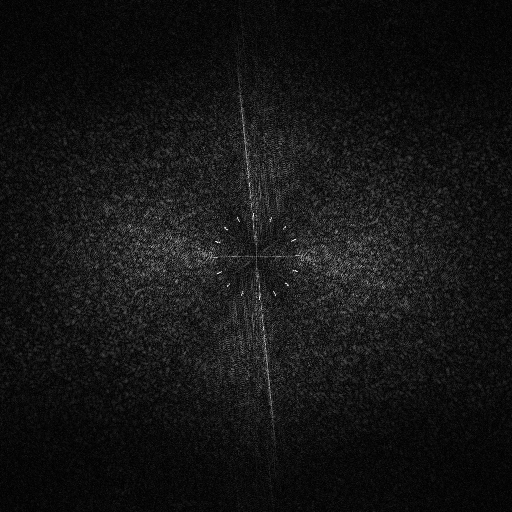
#> input picture fftimg.png, 512 x 512 px, given as the content of the folder /mnt/lpl/fftmask/bcgd_train, which was not available
$ python embed_test_bcgd_full_v11.py
#> lines starting #> are read from the running program, lines starting #| are printed output that depends on the picture; after the words box and inside, x2 and y2 are one past the last pixel; in counts of white or black regions, pixels touching at a corner belong together; pictures that were not available may be replaced by others from this repository, and a replacement may not be noted
### encode_v11.py
"""
v11 水印编码器
在两个水印环之间加一个旋转矫正环(r=18)，用于检测图像旋转角度

环结构:
- Ring 1: r=12, 15 bits 水印
- Ring 2: r=18, 旋转矫正环 (固定正弦波模式)
- Ring 3: r=25, 45 bits 水印
"""
import numpy as np
from numpy.fft import ifftshift, ifft2, fftshift, fft2
import cv2


class WatermarkV11:
    def __init__(self, L1=512, k1=30000, r_watermark=[12, 25], bitsf=[15, 45],
                 r_rotation=18, rotation_cycles=8, r_range=1, n_sectors=60):
        """
        Args:
            L1: 模板大小
            k1: 频域幅值强度
            r_watermark: 水印环半径列表 [r1, r2]
            bitsf: 每个水印环对应的位数 [bits1, bits2]
            r_rotation: 旋转矫正环半径
            rotation_cycles: 旋转矫正环的正弦波周期数
            r_range: 环宽度
            n_sectors: 水印总位数
        """
        self.L1 = L1
        self.k1 = k1
        self.r_watermark = r_watermark
        self.bitsf = bitsf
        self.r_rotation = r_rotation
        self.rotation_cycles = rotation_cycles
        self.r_range = r_range
        self.n_sectors = n_sectors

        # 验证
        total_bits = sum(bitsf)
        if total_bits != n_sectors:
            raise ValueError(f"sum(bitsf)={total_bits} != n_sectors={n_sectors}")

    def generate_rotation_pattern(self):
        """
        生成旋转检测环: 方波模式 (黑白交替各90°, 共轭对称)

        模式:
        - 0°-90°:   亮 (k1)
        - 90°-180°: 暗 (0)
        - 180°-270°: 亮 (k1)  ← 共轭对称
        - 270°-360°: 暗 (0)   ← 共轭对称

        共轭对称保证 FFT 幅度谱在 θ 和 θ+180° 处相同。
        """
        pattern = np.zeros((self.L1, self.L1), dtype=np.float32)
        cx, cy = self.L1 // 2, self.L1 // 2

        for r in range(self.r_rotation, self.r_rotation + self.r_range + 1):
            N = max(2, int(r * 20))
            theta_arr = np.linspace(0, 2 * np.pi, N, endpoint=False)

            # 方波: 0-90°亮, 90-180°暗, 180-270°亮, 270-360°暗
            values = np.zeros(N, dtype=np.float32)
            for i, theta in enumerate(theta_arr):
                theta_deg = np.degrees(theta) % 360
                if theta_deg < 90 or (180 <= theta_deg < 270):
                    values[i] = self.k1  # 亮
                else:
                    values[i] = 0  # 暗

            # 坐标
            x_arr = cx + np.round(r * np.cos(theta_arr)).astype(np.int32)
            y_arr = cy + np.round(r * np.sin(theta_arr)).astype(np.int32)

            # 边界过滤
            mask = (x_arr >= 0) & (x_arr < self.L1) & (y_arr >= 0) & (y_arr < self.L1)
            x_arr = x_arr[mask]
            y_arr = y_arr[mask]
            values = values[mask]

            # 赋值
            pattern[y_arr, x_arr] = values

            # 共轭对称
            x_sym = (-x_arr) % self.L1
            y_sym = (-y_arr) % self.L1
            pattern[y_sym, x_sym] = values

        return pattern

    def generate_watermark_pattern(self, numbit):
        """
        生成水印环的模式 (和encode2.py相同)
        """
        M1 = np.zeros((self.L1, self.L1), dtype=np.float32)
        cx, cy = self.L1 // 2, self.L1 // 2
        bit_index = 0

        for radius_idx, r in enumerate(self.r_watermark):
            current_bits = self.bitsf[radius_idx]
            start_angle = 0
            end_angle = np.pi
            radius_angles = np.linspace(start_angle, end_angle, current_bits + 1)

            for bit in range(current_bits):
                val = numbit[bit_index + bit]
                if val == 0:
                    continue

                bit_start_angle = radius_angles[bit]
                bit_end_angle = radius_angles[bit + 1]

                xs, ys = [], []
                for thetar in range(r, r + self.r_range + 1):
                    ri = thetar
                    N = max(2, int(ri * 20))
                    theta_arr = np.linspace(bit_start_angle, bit_end_angle, N)
                    x_arr = cx + np.round(ri * np.cos(theta_arr)).astype(np.int32)
                    y_arr = cy + np.round(ri * np.sin(theta_arr)).astype(np.int32)
                    xs.append(x_arr)
                    ys.append(y_arr)

                xs = np.concatenate(xs)
                ys = np.concatenate(ys)
                mask = (xs >= 0) & (xs < self.L1) & (ys >= 0) & (ys < self.L1)
                xs = xs[mask]
                ys = ys[mask]

                M1[ys, xs] = self.k1
                x_sym = (-xs) % self.L1
                y_sym = (-ys) % self.L1
                M1[y_sym, x_sym] = self.k1

            bit_index += current_bits

        return M1

    def generate_template(self, numbit=None):
        """
        生成完整的水印模板 (水印环 + 旋转矫正环)

        Args:
            numbit: 水印位数组，如果为None则随机生成

        Returns:
            Tm: 空域水印模板
            M1: 频域模板
            numbit: 水印位数组
        """
        if numbit is None:
            numbit = np.random.randint(0, 2, size=self.n_sectors)
        elif len(numbit) != self.n_sectors:
            raise ValueError(f"numbit length ({len(numbit)}) must equal n_sectors ({self.n_sectors})")

        # 生成水印环
        M1 = self.generate_watermark_pattern(numbit)

        # 生成旋转矫正环
        rotation_pattern = self.generate_rotation_pattern()

        # 合并
        M1 = M1 + rotation_pattern

        # 逆DFT -> 空域
        spatial = np.real(ifft2(ifftshift(M1)))
        Tm = np.where(spatial < 0, 0, 255).astype(np.uint8)

        return Tm, M1, numbit

    # [65 lines left out: functions get_rotation_ring_polar, detect_rotation_angle, not called in this run]


# [22 lines that do not run on import are left out]

### embed_test_bcgd_full_v11.py
"""
v11 版本：对 test_bcgd 目录下的图像进行全图水印嵌入（Cb 通道）。

使用 v11 编码器（包含旋转矫正环 r=18）。

用法:
    cd /mnt/lpl/fftmask && python3 embed_test_bcgd_full_v11.py
"""

import os
import sys
import json
import argparse
import hashlib
import numpy as np
import cv2
from tqdm import tqdm
from datetime import datetime

from encode_v11 import WatermarkV11

# ── 参数（与 v11 训练完全一致）────────────────────────────────────────────────
SEED        = 2026
NUM_BITS    = 60
R_WATERMARK = [12, 25]
BITS_LIST   = [15, 45]
K1          = 30000.0
R_RANGE     = 1
R_ROTATION  = 18
ROTATION_CYCLES = 8
ALPHA_EMBED = 0.016
CHANNEL     = "cb"

# ── 图像尺寸和推理 crop 位置 ─────────────────────────────────────────────────
H_IMG, W_IMG = 1080, 1920
BS           = 512

CROP_X0 = W_IMG // 2 - BS // 2   # 704
CROP_Y0 = H_IMG // 2 - BS // 2   # 384

OFFSET_X = (-CROP_X0) % BS   # 320
OFFSET_Y = (-CROP_Y0) % BS   # 128

GLOBAL_WATERMARK_BITS = None


def get_global_watermark_bits():
    global GLOBAL_WATERMARK_BITS
    if GLOBAL_WATERMARK_BITS is None:
        rng = np.random.default_rng(SEED)
        GLOBAL_WATERMARK_BITS = rng.integers(0, 2, size=NUM_BITS).tolist()
    return GLOBAL_WATERMARK_BITS


def tile_by_phase(template, H, W, offset_y=0, offset_x=0):
    """按相位偏移平铺（周期边界）"""
    y_idx = (np.arange(H) + offset_y) % template.shape[0]
    x_idx = (np.arange(W) + offset_x) % template.shape[1]
    return template[y_idx[:, None], x_idx[None, :]]


def embed_watermark_cb(host_bgr, wm_template_512, alpha=0.016, offset_y=0, offset_x=0):
    """
    在 host_bgr 的 Cb 通道嵌入水印，返回带水印的 BGR 图像。
    wm_template_512: 512x512 水印模板（uint8 0-255）
    offset: tiling 的相位偏移
    """
    h, w = host_bgr.shape[:2]

    # BGR → YCrCb
    ycrcb = cv2.cvtColor(host_bgr, cv2.COLOR_BGR2YCrCb).astype(np.float32)
    y, cr, cb = cv2.split(ycrcb)

    # 用指定 offset tiling 水印模板到图像尺寸
    tiled_wm = tile_by_phase(wm_template_512, h, w,
                             offset_y=offset_y, offset_x=offset_x)

    # Cb 通道嵌入
    cb_wm = cb * (1.0 - alpha) + tiled_wm.astype(np.float32) * alpha
    cb_wm = np.clip(cb_wm, 0, 255).astype(np.uint8)

    # 合并回 BGR
    ycrcb_wm = cv2.merge([y.astype(np.uint8), cr.astype(np.uint8), cb_wm])
    return cv2.cvtColor(ycrcb_wm, cv2.COLOR_YCrCb2BGR)


def file_sha256(path):
    h = hashlib.sha256()
    with open(path, "rb") as f:
        for chunk in iter(lambda: f.read(8192), b""):
            h.update(chunk)
    return h.hexdigest()


def main():
    parser = argparse.ArgumentParser(description="v11 全图 Cb 通道水印嵌入")
    parser.add_argument("--input_dir", type=str, default="/mnt/lpl/fftmask/bcgd_train", help="输入图片目录")
    parser.add_argument("--output_dir", type=str, default="/mnt/lpl/fftmask/watermarked_output_cb_v11", help="输出目录")
    parser.add_argument("--num", type=int, default=None, help="最多处理图片数（默认全部）")
    args = parser.parse_args()

    input_dir = args.input_dir
    output_dir = args.output_dir
    os.makedirs(output_dir, exist_ok=True)

    # ── 生成 512x512 水印模板（用 WatermarkV11，与 v11 训练一致）──────────────
    bits = get_global_watermark_bits()
    bits_string = "".join(str(b) for b in bits)
    print(f"\nWatermark bits: {bits_string}")

    wm_sys = WatermarkV11(
        L1=512, k1=K1,
        r_watermark=R_WATERMARK, bitsf=BITS_LIST,
        r_rotation=R_ROTATION, rotation_cycles=ROTATION_CYCLES,
        r_range=R_RANGE, n_sectors=NUM_BITS
    )
    Tm_512, M1, _ = wm_sys.generate_template(numbit=np.array(bits))
    print(f"Template: {Tm_512.shape}, range=[{Tm_512.min()}, {Tm_512.max()}], "
          f"M1 nonzero={np.count_nonzero(M1)}")

    # ── 验证：中心 crop 信号是否与训练一致 ────────────────────────────────────
    full_tiled = tile_by_phase(Tm_512, H_IMG, W_IMG, OFFSET_Y, OFFSET_X)
    center_crop = full_tiled[CROP_Y0:CROP_Y0+BS, CROP_X0:CROP_X0+BS]
    train_crop  = Tm_512[0:BS, 0:BS]
    print(f"\nSanity check:")
    print(f"  Center crop == Train crop: {np.allclose(center_crop, train_crop)}")

    # ── 遍历图像嵌入 ─────────────────────────────────────────────────────────
    files = sorted([
        f for f in os.listdir(input_dir)
        if f.lower().endswith((".png", ".jpg", ".jpeg"))
    ])
    if args.num is not None:
        files = files[:args.num]
    print(f"\nFound {len(files)} images in {input_dir}")

    mappings = []
    config = {
        "seed":         SEED,
        "channel":      CHANNEL,
        "alpha_embed":  ALPHA_EMBED,
        "num_bits":     NUM_BITS,
        "r_watermark":  R_WATERMARK,
        "bitsf":        BITS_LIST,
        "k1":           K1,
        "r_range":      R_RANGE,
        "r_rotation":   R_ROTATION,
        "rotation_cycles": ROTATION_CYCLES,
        "image_size":   [H_IMG, W_IMG],
        "offset_x":     OFFSET_X,
        "offset_y":     OFFSET_Y,
        "crop_origin":  [CROP_Y0, CROP_X0],
        "block_size":   BS,
        "input_dir":    input_dir,
        "output_dir":   output_dir,
        "version":      "v11",
        "created_at":   datetime.now().isoformat(),
    }

    for fname in tqdm(files, desc="Embedding"):
        host_path = os.path.join(input_dir, fname)
        wm_name   = fname.rsplit(".", 1)[0] + "_wm.png"
        wm_path   = os.path.join(output_dir, wm_name)

        host_bgr = cv2.imread(host_path)
#> host_bgr is the input picture: shape (512, 512, 3); min 0, max 255, mean 20.5
        if host_bgr is None:
            print(f"  [SKIP] {fname}: failed to load")
            continue

        if host_bgr.shape[:2] != (H_IMG, W_IMG):
            host_bgr = cv2.resize(host_bgr, (W_IMG, H_IMG))
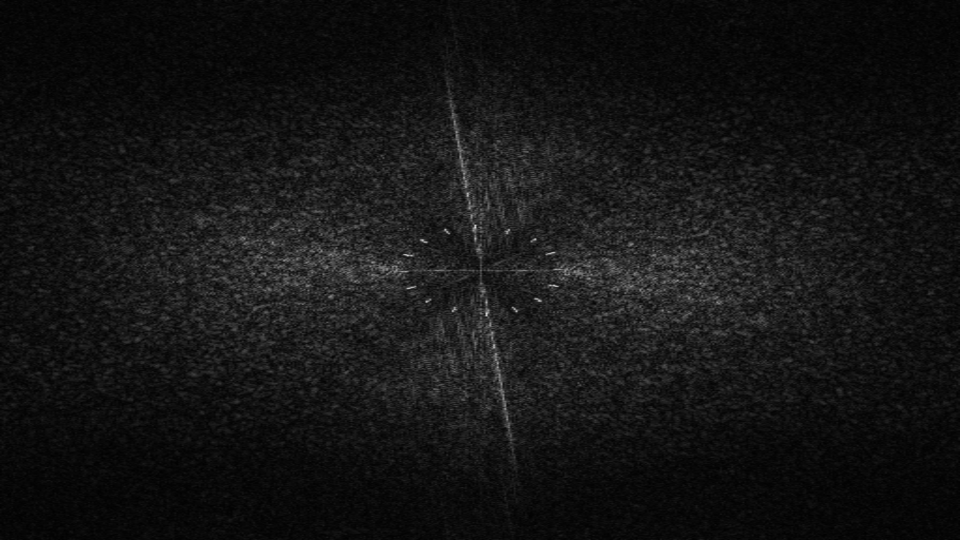
#> host_bgr: shape (1080, 1920, 3) (shown at 1/2 size); min 0, max 248, mean 20.4

        wm_bgr = embed_watermark_cb(host_bgr, Tm_512,
                                     alpha=ALPHA_EMBED,
                                     offset_y=OFFSET_Y,
                                     offset_x=OFFSET_X)
#> in embed_watermark_cb, `ycrcb = cv2.cvtColor(host_bgr, cv2.COLOR_BGR2YCrCb).astype(np.float32)`:
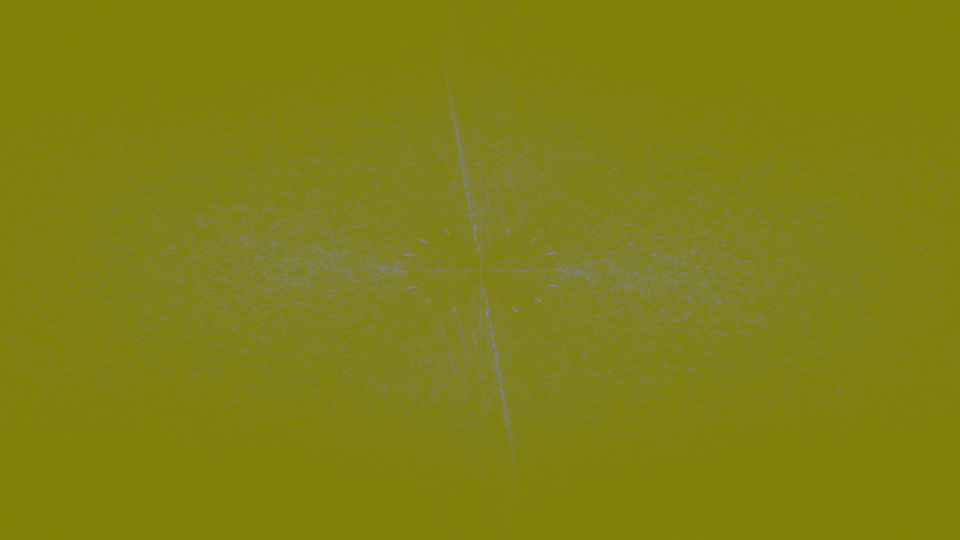
#> ycrcb: shape (1080, 1920, 3) float32 (shown at 1/2 size); mean B, G, R 20.4, 128, 128
#> in embed_watermark_cb, `y, cr, cb = cv2.split(ycrcb)`: cr: shape (1080, 1920) float32; every value is 128
#> call 2 of tile_by_phase, with H = 1080, W = 1920, offset_y = 228, offset_x = 320
#> in tile_by_phase (call 2), `return template[y_idx[:, None], x_idx[None, :]]`:
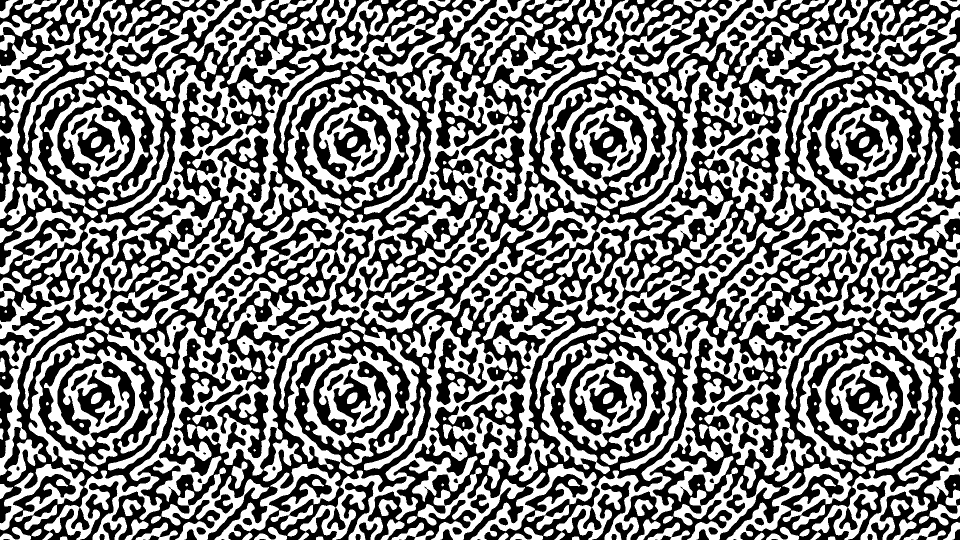
#> returned value: shape (1080, 1920) (shown at 1/2 size); 49.2% white; 360 white regions (16 under 20 px), largest, box (x1, y1, x2, y2) and area: (88, 0, 1321, 1080) 111398, (600, 0, 1833, 1080) 111398, (0, 0, 809, 951) 73014
#> in embed_watermark_cb, `tiled_wm = tile_by_phase(wm_template_512, h, w, offset_y=offset_y, off..`:
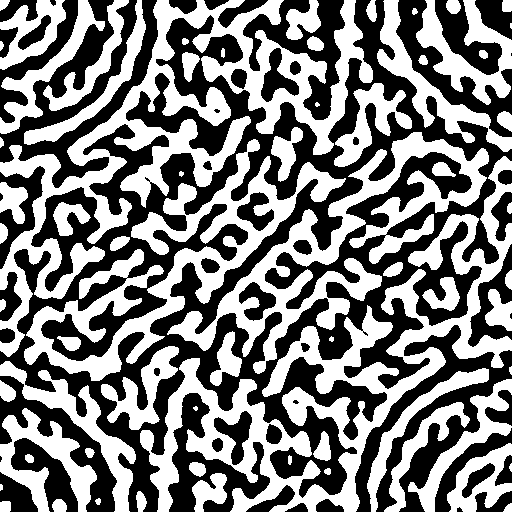
#> wm_template_512: shape (512, 512); 49.3% white; 68 white regions (5 under 20 px), largest, box (x1, y1, x2, y2) and area: (0, 0, 373, 357) 25353, (140, 156, 512, 512) 25238, (167, 132, 489, 374) 15248
        cv2.imwrite(wm_path, wm_bgr)

        mappings.append({
            "original_file":     fname,
            "watermarked_file":  wm_name,
            "watermarked_path":  wm_path,
            "size":              list(host_bgr.shape[:2]),
            "num_bits":          NUM_BITS,
            "r_watermark":       R_WATERMARK,
            "bitsf":             BITS_LIST,
            "alpha_embed":       ALPHA_EMBED,
            "watermark_bits":    bits,
            "original_sha256":   file_sha256(host_path),
            "watermarked_sha256": file_sha256(wm_path),
        })

    # ── 保存 GT JSON ─────────────────────────────────────────────────────────
    gt_data = {
        "created_at":            datetime.now().isoformat(),
        "config":                config,
        "watermark_bits":        bits,
        "watermark_bits_string": bits_string,
        "count":                len(mappings),
        "mappings":             mappings,
    }
    gt_path = os.path.join(output_dir, "embed_gt_mapping.json")
    with open(gt_path, "w", encoding="utf-8") as f:
        json.dump(gt_data, f, indent=2, ensure_ascii=False)

    print(f"\nDone! {len(mappings)} images embedded.")
#| Done! 1 images embedded.
    print(f"  Output dir: {output_dir}")
    print(f"  GT JSON   : {gt_path}")


if __name__ == "__main__":
    main()
